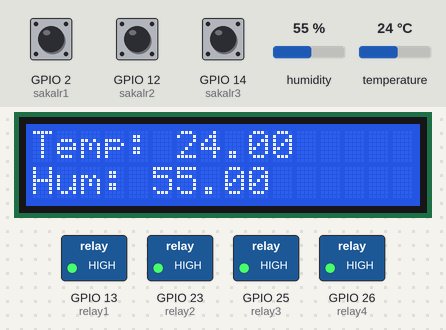
Recording of a sketch running on a simulated ESP32. Parts: 16×2 character LCD, switched loads named in the sketch (green lamp = pin HIGH). The inputs (shaded band) are chosen by the test bench; at power-on: GPIO 2 (sakalr1) HIGH, GPIO 12 (sakalr2) HIGH, GPIO 14 (sakalr3) HIGH, humidity 55 %, temperature 24 °C. WiFi joins after 1.5 s; servers stay silent unless stated.

Above: at 3.4 s.
3.5 s: GPIO 2 (sakalr1) pulled LOW for 0.15 s
At 3.57 s:
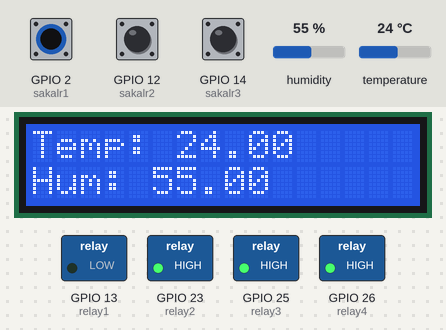
5.1 s: GPIO 12 (sakalr2) pulled LOW for 0.15 s
At 5.17 s:
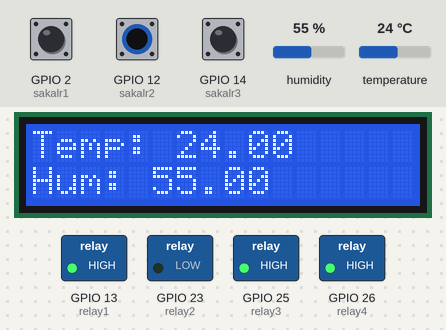
6.7 s: GPIO 14 (sakalr3) pulled LOW for 0.15 s
At 6.77 s:
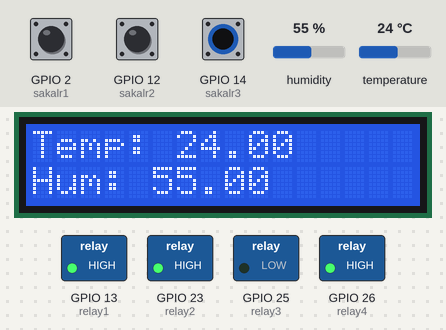
8.3 s: humidity set to 22 %
At 10.0 s:
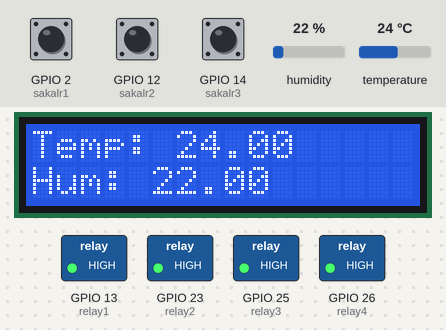
10.3 s: temperature set to 12 °C
At 11.6 s:
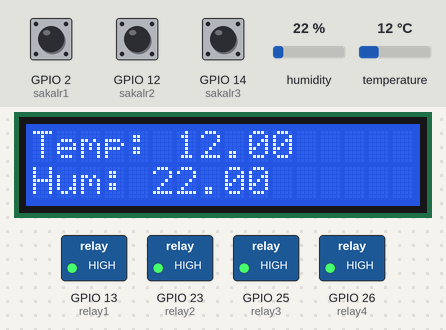
12.3 s: humidity set to 40 %
At 14.3 s:
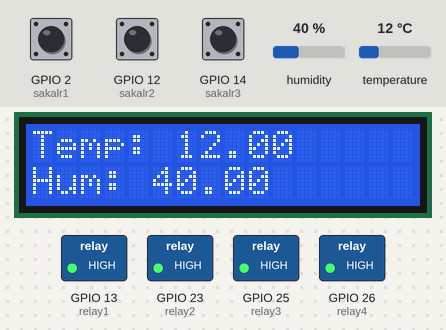
Timing chart, 0 to 15.3 s (numbered marks = the images above; inputs shaded):
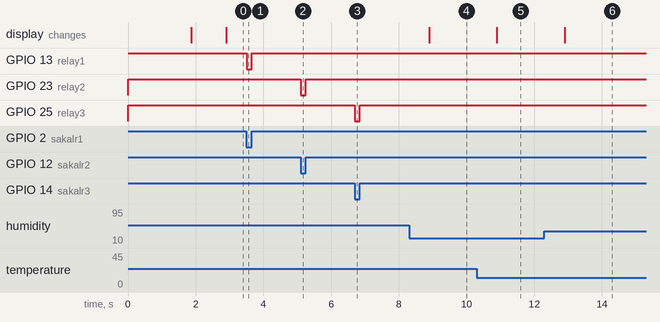

The sketch:

yaudah.ino
```cpp
#define BLYNK_PRINT Serial

#define BLYNK_TEMPLATE_ID " saya"
#define BLYNK_TEMPLATE_NAME "aja aja ada"
#define BLYNK_AUTH_TOKEN "templet"

#include <WiFi.h>
#include <WiFiClient.h>
#include <BlynkSimpleEsp32.h>
#include <DHTesp.h>
#include <LiquidCrystal_I2C.h>


//pin relay sama dht
#define DHT_PIN 15
#define relay1 13
#define relay2 23
#define relay3 25
#define relay4 26

//saklar
#define sakalr1 2
#define sakalr2 12
#define sakalr3 14

//ke blynk
#define Saklar1V V0
#define Saklar2V V1
#define Saklar3V V2
#define Saklar4V V3
#define suhuv V4


bool relay1_state = LOW;
bool relay2_state = LOW;
bool relay3_state = LOW;

bool sw1_state = LOW;
bool sw2_state = LOW;
bool sw3_state = LOW;

DHTesp dhtSensor;
LiquidCrystal_I2C lcd(0x3F, 16, 2);

char auth[] = BLYNK_AUTH_TOKEN;
char ssid[] = "aspalpanas";
char pass[] = "tulangpaus";

BlynkTimer timer;

BLYNK_CONNECTED() {
  // menyambung blynk
  Blynk.syncVirtual(Saklar1V);
  Blynk.syncVirtual(Saklar2V);
  Blynk.syncVirtual(Saklar3V);
  Blynk.syncVirtual(Saklar4V);
}
// v0
BLYNK_WRITE(Saklar1V)
{
 relay1_state = param.asInt();
 if(relay1_state == 1) {
  digitalWrite(relay1, LOW);
 }
 else{
  digitalWrite(relay1, HIGH);
 }
}
// v1
BLYNK_WRITE(Saklar2V)
{
 relay2_state = param.asInt();
 if(relay2_state == 1) {
  digitalWrite(relay2, LOW);
 }
 else{
  digitalWrite(relay2, HIGH);
 }
}
// v2
BLYNK_WRITE(Saklar3V)
{
 relay3_state = param.asInt();
 if(relay3_state == 1) {
  digitalWrite(relay3, LOW);
 }
 else{
  digitalWrite(relay3, HIGH);
 }
}
// v3
BLYNK_WRITE(Saklar4V)
{
 int relay4_state = param.asInt();
 digitalWrite(relay4, !relay4_state);
 }

 // sensor dht ke lcd
void sendSensor()
{
 TempAndHumidity  data = dhtSensor.getTempAndHumidity();
 float temperature = data.temperature;
 float humidity = data.humidity;
 lcd.setCursor(0,0);
 lcd.print("Temp: "+String(temperature));
 lcd.setCursor(0,1);
 lcd.print("Hum: "+String(humidity));
 Blynk.virtualWrite(suhuv, temperature);
}

 // saklar fisik
void manual_control()
{
  //saklar1
  if (digitalRead(sakalr1) == LOW && sw1_state == LOW) {
    digitalWrite(relay1, LOW);
    Blynk.virtualWrite(Saklar1V, HIGH);
    relay1_state = HIGH;
    sw1_state = HIGH;
  }
  if (digitalRead(sakalr1) == HIGH && sw1_state == HIGH) {
    digitalWrite(relay1, HIGH);
    Blynk.virtualWrite(Saklar1V, LOW);
    relay1_state = LOW;
    sw1_state = 0;
  }
  //saklar2
  if (digitalRead(sakalr2) == LOW && sw2_state == LOW) {
    digitalWrite(relay2, LOW);
    Blynk.virtualWrite(Saklar2V, HIGH);
    relay2_state = HIGH;
    sw2_state = HIGH;
  }
  if (digitalRead(sakalr2) == HIGH && sw2_state == HIGH) {
    digitalWrite(relay2, HIGH);
    Blynk.virtualWrite(Saklar2V, LOW);
    relay2_state = LOW;
    sw2_state = 0;
  }
    //saklar3
  if (digitalRead(sakalr3) == LOW && sw3_state == LOW) {
    digitalWrite(relay3, LOW);
    Blynk.virtualWrite(Saklar3V, HIGH);
    relay3_state = HIGH;
    sw3_state = HIGH;
  }
  if (digitalRead(sakalr3) == HIGH && sw3_state == HIGH) {
    digitalWrite(relay3, HIGH);
    Blynk.virtualWrite(Saklar3V, LOW);
    relay3_state = LOW;
    sw3_state = 0;
  }
}

void setup() {
  Serial.begin(115200);
  pinMode(relay1, OUTPUT);
  pinMode(relay2, OUTPUT);
  pinMode(relay3, OUTPUT);
  pinMode(relay4, OUTPUT);
  pinMode(sakalr1, INPUT_PULLUP);
  pinMode(sakalr2, INPUT_PULLUP);
  pinMode(sakalr3, INPUT_PULLUP);

  //relay
  digitalWrite(relay1, HIGH);
  digitalWrite(relay2, HIGH);
  digitalWrite(relay3, HIGH);
  digitalWrite(relay4, HIGH);

  Blynk.begin(auth, ssid, pass);

  lcd.init();
  lcd.backlight();

  dhtSensor.setup(DHT_PIN, DHTesp::DHT11);
  timer.setInterval(1000L, sendSensor);
}

void loop() {

  Blynk.run();
  timer.run();
  manual_control();
}
```

Measured:
- after the input at 3.5 s, GPIO 13 (relay1): HIGH → LOW at once, → HIGH 0.15 s later
- after the input at 5.1 s, GPIO 23 (relay2): HIGH → LOW at once, → HIGH 0.15 s later
- after the input at 6.7 s, GPIO 25 (relay3): HIGH → LOW at once, → HIGH 0.15 s later
- after the input at 8.3 s, the display: changes after 0.60 s (image 4)
- after the input at 10.3 s, the display: changes after 0.60 s (image 5)
- after the input at 12.3 s, the display: changes after 0.60 s (image 6)
